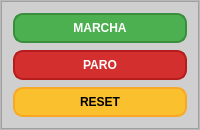
                      <widget class="QFrame" name="frame_19">
                       <property name="frameShape">
                        <enum>QFrame::StyledPanel</enum>
                       </property>
                       <property name="frameShadow">
                        <enum>QFrame::Raised</enum>
                       </property>
                       <layout class="QVBoxLayout" name="verticalLayout_27">
                        <property name="spacing">
                         <number>0</number>
                        </property>
                        <property name="leftMargin">
                         <number>0</number>
                        </property>
                        <property name="topMargin">
                         <number>0</number>
                        </property>
                        <property name="rightMargin">
                         <number>0</number>
                        </property>
                        <property name="bottomMargin">
                         <number>0</number>
                        </property>
                        <item>
                         <widget class="QFrame" name="frame_33">
                          <property name="styleSheet">
                           <string notr="true">background-color: rgb(207, 207, 207);
</string>
                          </property>
                          <property name="frameShape">
                           <enum>QFrame::StyledPanel</enum>
                          </property>
                          <property name="frameShadow">
                           <enum>QFrame::Raised</enum>
                          </property>
                          <layout class="QVBoxLayout" name="verticalLayout_26">
                           <property name="spacing">
                            <number>7</number>
                           </property>
                           <property name="leftMargin">
                            <number>11</number>
                           </property>
                           <property name="topMargin">
                            <number>11</number>
                           </property>
                           <property name="rightMargin">
                            <number>11</number>
                           </property>
                           <property name="bottomMargin">
                            <number>11</number>
                           </property>
                           <item>
                            <widget class="QPushButton" name="marcha_button_2">
                             <property name="styleSheet">
                              <string notr="true">QPushButton {
    background-color: #4CAF50; /* Verde intenso */
    color: white; /* Texto en blanco */
    border-radius: 10px; /* Bordes redondeados */
    padding: 6px 6px; /* Espaciado interno */
    font-weight: bold; /* Texto en negrita */
    font-size: 12px;
    border: 2px solid #388E3C; /* Borde verde oscuro */
}

QPushButton:hover {
    background-color: #45A049; /* Verde más claro al pasar el mouse */
}

QPushButton:pressed {
    background-color: #388E3C; /* Verde más oscuro al presionar */
}</string>
                             </property>
                             <property name="text">
                              <string>MARCHA</string>
                             </property>
                            </widget>
                           </item>
                           <item>
                            <widget class="QPushButton" name="paro_button_2">
                             <property name="styleSheet">
                              <string notr="true">QPushButton {
    background-color: #D32F2F; /* Rojo intenso */
    color: white;
    border-radius: 10px;
    padding: 6px 6px;
    font-weight: bold;
    font-size: 12px;
    border: 2px solid #B71C1C; /* Rojo más oscuro */
}

QPushButton:hover {
    background-color: #C62828; /* Rojo más claro al pasar el mouse */
}

QPushButton:pressed {
    background-color: #B71C1C; /* Rojo más oscuro al presionar */
}</string>
                             </property>
                             <property name="text">
                              <string>PARO</string>
                             </property>
                            </widget>
                           </item>
                           <item>
                            <widget class="QPushButton" name="reset_button_2">
                             <property name="styleSheet">
                              <string notr="true">QPushButton {
    background-color: #FBC02D; /* Amarillo intenso */
    color: black; /* Mejor contraste con amarillo */
    border-radius: 10px;
    padding: 6px 6px;
    font-weight: bold;
    font-size: 12px;
    border: 2px solid #F9A825; /* Amarillo más oscuro */
}

QPushButton:hover {
    background-color: #FDD835; /* Amarillo más claro al pasar el mouse */
}

QPushButton:pressed {
    background-color: #F9A825; /* Amarillo más oscuro al presionar */
}</string>
                             </property>
                             <property name="text">
                              <string>RESET</string>
                             </property>
                            </widget>
                           </item>
                          </layout>
                         </widget>
                        </item>
                       </layout>
                      </widget>
